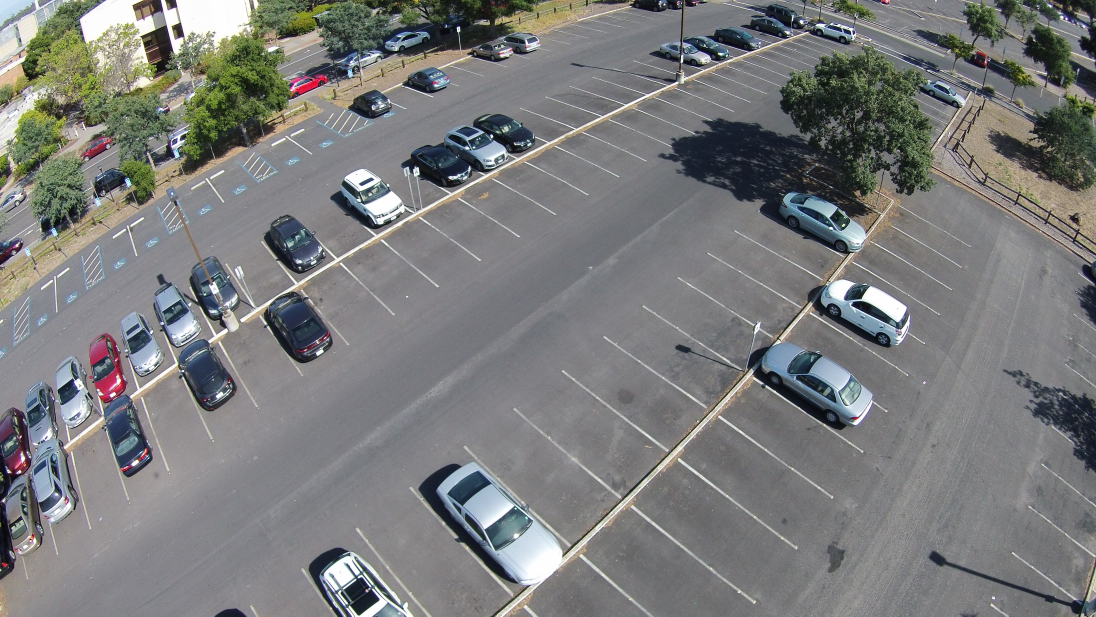
%> input picture Matlab/TestingImages/IMG_3110.JPG, 4384 x 2466 px (shown at 1/4 size)
$ octave parkingLotIdentifier.m   (GNU Octave 9; MATLAB toolbox functions it lacks are replaced by stand-ins)
%> lines starting %> are read from the running program, lines starting %| are printed output that depends on the picture; in (x1, y1, x2, y2) boxes, pixels count from 0 and x2, y2 are one past the last pixel; in counts of white or black regions, pixels touching at a corner belong together; the program's own positions count from 1
### Matlab/Mike_TestCode/mikeSpeckleFilter.m
%% MIKE'S SPECKLE REMOVAL FILTER %%

function [newImage] = mikeSpeckleFilter(image, depth)
    [rows, columns, ~] = size(image);
    newImage = image;


    row = 280;
    column = 280;

    nextDirection = PixelDirections.findNeighbourPixelDirection(image, row, column);
    nextDirection = PixelDirections.TopLeft;
    PixelDirections.PixelChecker(image, row, column, nextDirection, 225);

    return;

    for row = 1 : rows
        for column = 1 : columns
            if (newImage(row, column) > 200) %White pixel
                % [9 lines of commented-out code are left out]
                nextDirection = PixelDirections.findNeighbourPixelDirection(image, row, column);
                PixelDirections.PixelChecker(image, row, column, nextDirection, 5)
            end

            fprintf('Current pixel: %i, %i\n', row, column);
        end
    end
end

### Matlab/Mike_TestCode/parkingLotIdentifier.m
close all

im = imread('../TestingImages/IMG_3110.JPG');
grayImage = rgb2gray(im);
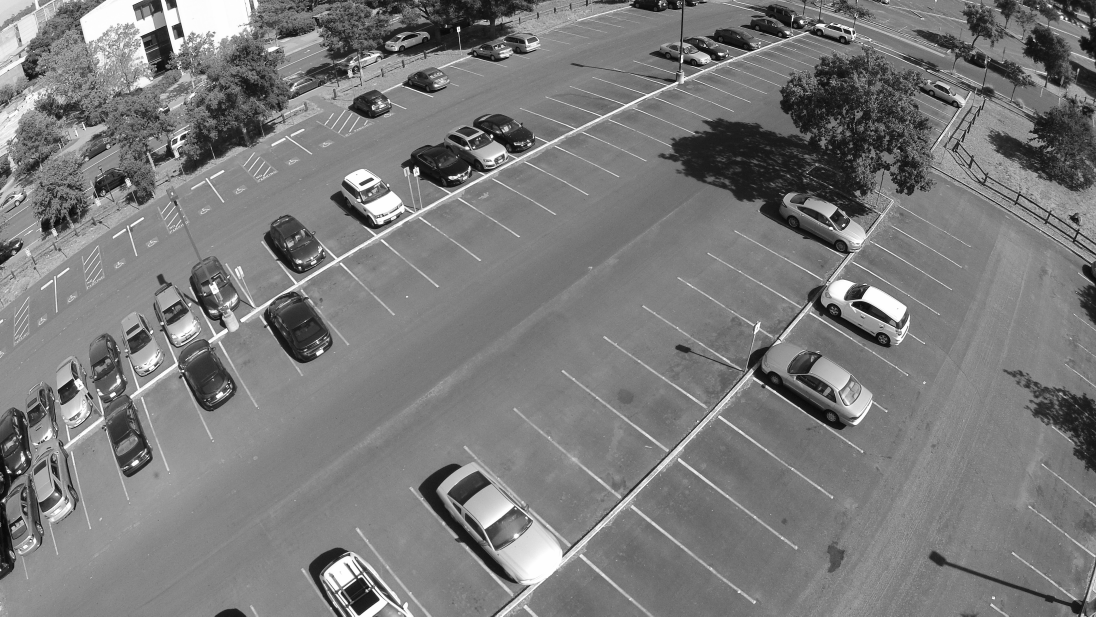
%> grayImage: size 2466x4384 uint8 (shown at 1/4 size); min 0, max 255, mean 122.9
[rows, columns, numberOfColorChannels] = size(grayImage);
%> rows = 2466; columns = 4384; numberOfColorChannels = 1

im1 = grayImage(rows / 2 : rows, columns / 2 : columns, 1:numberOfColorChannels);
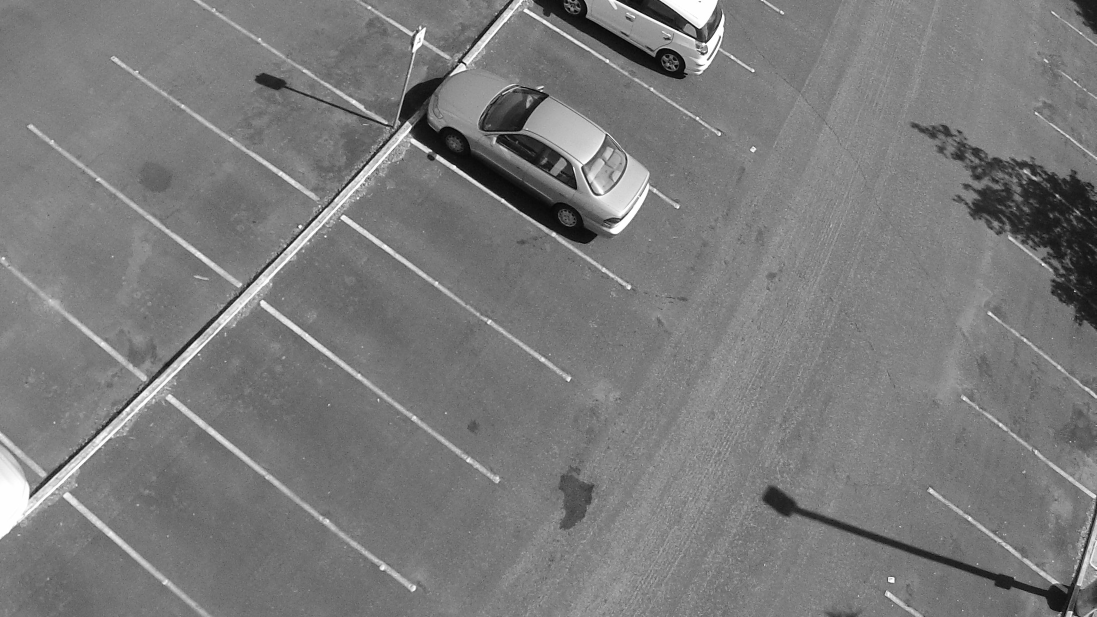
%> im1: size 1234x2193 uint8 (shown at 1/2 size); min 0, max 255, mean 122.8
im1 = imresize(im1, [400 NaN]);
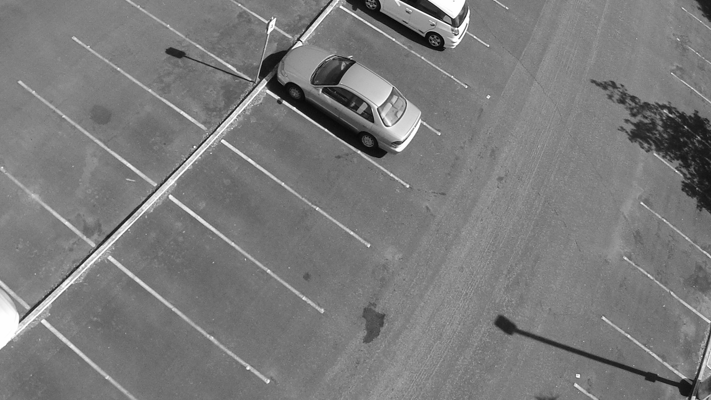
%> im1: size 400x711 uint8; min 4, max 255, mean 122.8
imshow(im1)

gaussFilter = fspecial('gaussian')

% [15 lines of commented-out code are left out]

thresholdedImage = im1;
[newRows, newColumns, ~] = size(im1);
%> newRows = 400; newColumns = 711
for row = 1 : newRows
    for column = 1 : newColumns
        if (im1(row,column) > 160)
            thresholdedImage(row, column) = 255;
        else
            thresholdedImage(row, column) = 0;
        end
    end
end
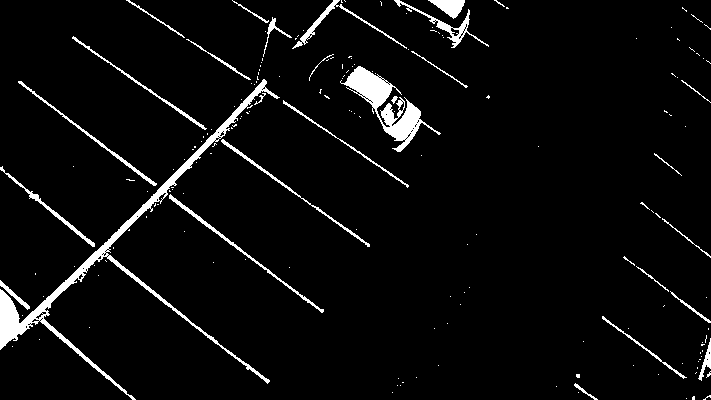
%> thresholdedImage: size 400x711 uint8; 4.6% white; 181 white regions (152 under 20 px), largest, box (x1, y1, x2, y2) and area: (0, 79, 280, 400) 4509, (340, 66, 441, 152) 2363, (169, 194, 324, 313) 569
%subplot(1,3,3)
%imshow(thresholdedImage)
%title('Thresholded Image')
figure;
imshow(thresholdedImage)

%%% MIKE EDGE DETECTOR %%%
%The general idea here is when we detect a 'white' line, look for
%neighboring pixels, and start "exploring" in that detection. With the
%thresholding, speckels will disapear as the number of neighboring pixels
%is small
newImage = mikeSpeckleFilter(thresholdedImage, 3);
%> the run ends on the next line

$ run again, with Matlab/TestingImages/IMG_3111.JPG copied over Matlab/TestingImages/IMG_3110.JPG
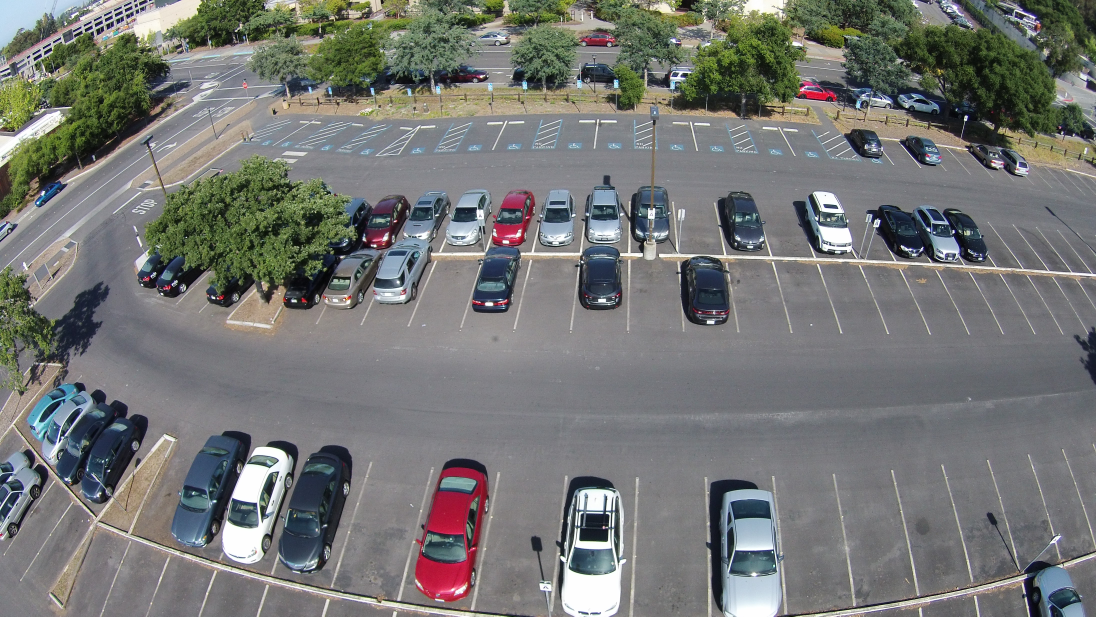
%> input picture Matlab/TestingImages/IMG_3111.JPG, 4384 x 2466 px (shown at 1/4 size)
%> `im1 = imresize(im1, [400 NaN]);`:
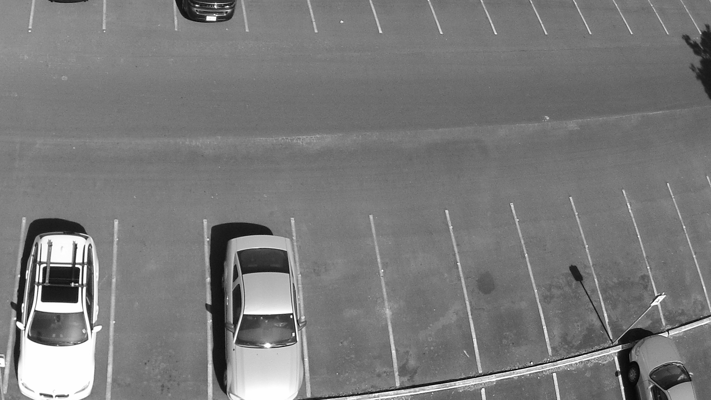
%> im1: size 400x711 uint8; min 0, max 255, mean 122
%> after the loop `for row = 1 : newRows`:
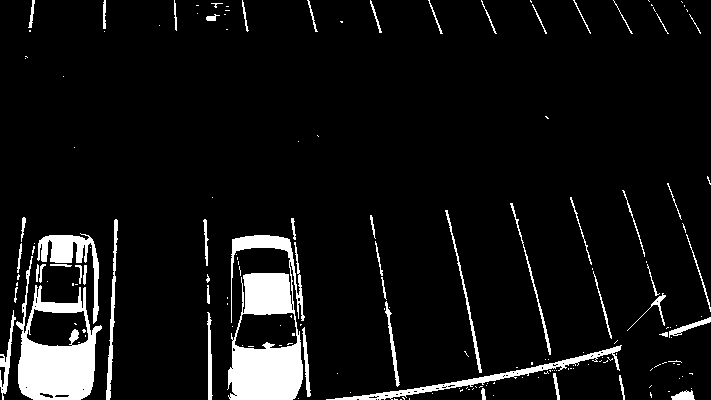
%> thresholdedImage: size 400x711 uint8; 7.6% white; 173 white regions (120 under 20 px), largest, box (x1, y1, x2, y2) and area: (227, 235, 305, 400) 7137, (16, 256, 102, 400) 5350, (326, 345, 622, 400) 1635
